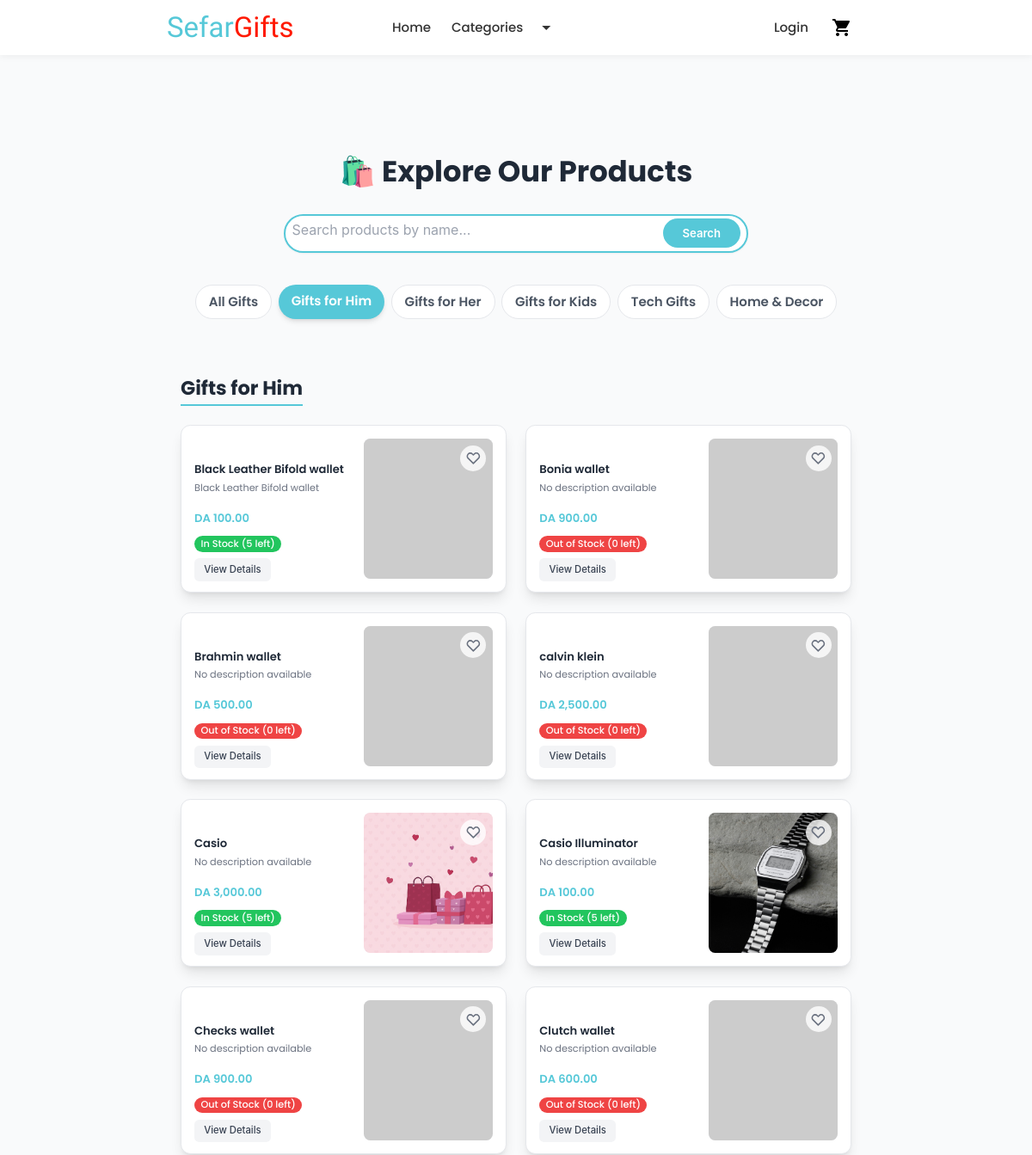
The page /products.php?gift=Gifts+for+Him (upper part) on the database as committed earlier.
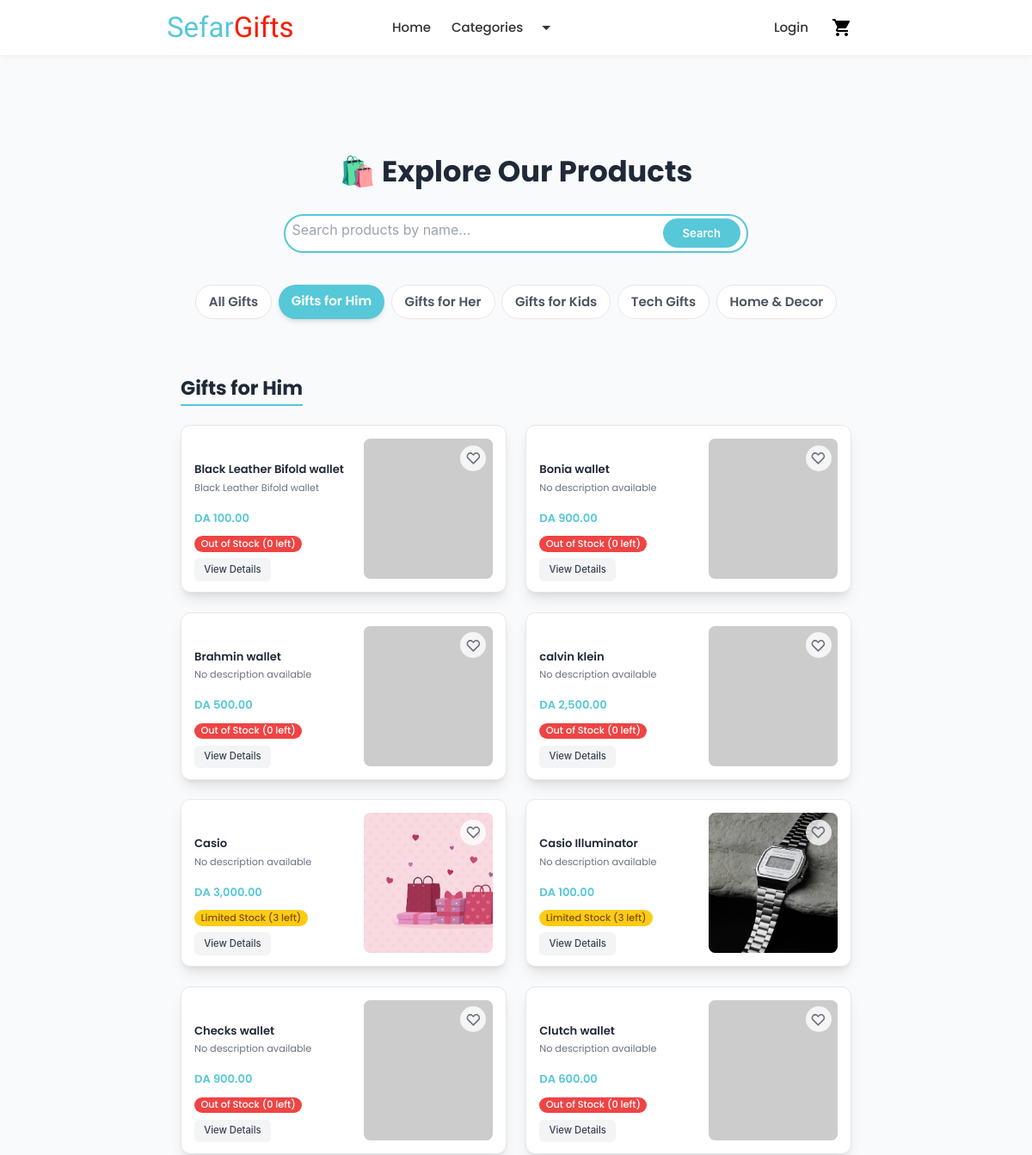
The same page on the database as committed later.
### tables this page shows
CREATE TABLE IF NOT EXISTS `products` (
  `id` int NOT NULL AUTO_INCREMENT,
  `name` varchar(100) NOT NULL,
  `image` varchar(255) DEFAULT NULL,
  `price` decimal(10,2) NOT NULL,
  `stock` int DEFAULT '0',
  `category` varchar(50) NOT NULL,
  `description` varchar(255) DEFAULT NULL,
  `gift_category` varchar(255) DEFAULT NULL,
  PRIMARY KEY (`id`)
);

### products.php (the view, shortened to what the rows shown need)
<?php
$current_user_id = $_SESSION['id'] ?? null;
$user_liked_products = [];
$search = $_GET['search'] ?? '';
$sort = $_GET['sort'] ?? '';
$allowed_sorts = [
  'name_asc' => 'ORDER BY p.name ASC',
  'name_desc' => 'ORDER BY p.name DESC',
  'price_asc' => 'ORDER BY p.price ASC',
  'price_desc' => 'ORDER BY p.price DESC',
  'created_at_desc' => 'ORDER BY p.created_at DESC',
  'popularity' => 'ORDER BY p.view_count DESC'
];
$order = $allowed_sorts[$sort] ?? 'ORDER BY p.name ASC';
$base_query_select = "SELECT p.* FROM products p ";
$conditions = [];
$params = [];
$types = '';
$gift_filter = $_GET['gift'] ?? '';
if ($gift_filter !== '') {
  $conditions[] = 'p.gift_category = ?';
  $params[] = $gift_filter;
  $types .= 's';
}
$where = $conditions ? 'WHERE ' . implode(' AND ', $conditions) : '';
?>
<!DOCTYPE html>
<html lang="en">
<head>
  <script src="https://cdn.tailwindcss.com"></script>
  <link rel="stylesheet" href="https://cdn.jsdelivr.net/npm/swiper@9/swiper-bundle.min.css" />
</head>
<body class="bg-gray-50 text-gray-800">
  <?php include("navbar.php"); ?>
  <div class="container mx-auto px-4 sm:px-6 lg:px-8 py-12 md:py-20">
    <h1 class="text-3xl md:text-4xl font-bold text-center text-gray-800 mb-8">🛍️ Explore Our Products</h1>
    <?php
    $display_categories = $gift_filter ? [$gift_filter] : $gift_categories;
    foreach ($display_categories as $current_display_gift_category):
    ?>
      <section class="mb-12">
        <h2 class="text-2xl font-bold text-gray-800 mb-6 border-b-2 border-[#56c8d8] inline-block pb-1">
          <?= htmlspecialchars($current_display_gift_category) ?>
        </h2>
        <?php if (!$gift_filter):  ?>
          <div class="swiper-container-wrapper relative">
            <div class="swiper mySwiper">
              <div class="swiper-wrapper pb-8">
                <?php
                $carousel_limit = 5;
                $carousel_query_params = [$current_display_gift_category];
                $carousel_query_types = 's';
                $carousel_conditions_sql = ['p.gift_category = ?'];
                if ($search !== '') {
                    $carousel_conditions_sql[] = 'p.name LIKE ?';
                    $carousel_query_params[] = '%' . $search . '%';
                    $carousel_query_types .= 's';
                }
                $carousel_where_sql = 'WHERE ' . implode(' AND ', $carousel_conditions_sql);
                $carousel_sql = $base_query_select . $carousel_where_sql . " " . ($sort ? $order : "ORDER BY p.price DESC") . " LIMIT ?";
                $carousel_query_params[] = $carousel_limit;
                $carousel_query_types .= 'i';
                $carousel_stmt = $conn->prepare($carousel_sql);
                if ($carousel_stmt) {
                    $carousel_stmt->bind_param($carousel_query_types, ...$carousel_query_params);
                    $carousel_stmt->execute();
                    $carousel_products_result = $carousel_stmt->get_result();
                    if ($carousel_products_result->num_rows > 0):
                      while ($prod = $carousel_products_result->fetch_assoc()):
                        $is_liked_by_user = $current_user_id ? in_array($prod['id'], $user_liked_products) : false;
                ?>
                        <div class="swiper-slide">
                          <div class="bg-white rounded-xl shadow-lg border border-gray-200 p-4 product-card flex flex-col sm:flex-row justify-between items-center hover:shadow-xl transition-shadow duration-300">
                            <div class="flex-1 pr-0 sm:pr-4 w-full sm:w-auto mb-3 sm:mb-0 text-center sm:text-left">
                              <h3 class="text-sm font-semibold text-gray-800 mb-1 line-clamp-2" title="<?= htmlspecialchars($prod['name'] ?? '') ?>"><?= htmlspecialchars($prod['name'] ?? '') ?></h3>
                              <p class="text-xs text-gray-500 mb-1 h-8 overflow-hidden">
                                <?= !empty($prod['description']) ? htmlspecialchars(substr($prod['description'], 0, 50)) . (strlen($prod['description']) > 50 ? '...' : '') : 'No description available' ?>
                              </p>
                              <p class="text-sm text-[#56c8d8] font-semibold mb-2">DA <?= number_format($prod['price'], 2) ?></p>
                              <?php
                              $stock = $prod['stock'];
                              $stock_label = '';
                              $stock_color = '';
                              if ($stock == 0) {
                                  $stock_label = 'Out of Stock (0 left)';
                                  $stock_color = 'bg-red-500 text-white';
                              } elseif ($stock >= 1 && $stock <= 3) {
                                  $stock_label = 'Limited Stock (' . $stock . ' left)';
                                  $stock_color = 'bg-yellow-400 text-yellow-800';
                              } else {
                                  $stock_label = 'In Stock (' . $stock . ' left)';
                                  $stock_color = 'bg-green-500 text-white';
                              }
                              ?>
                              <span class="inline-block text-xs font-medium <?= $stock_color ?> px-2 py-0.5 rounded-full mb-2"><?= $stock_label ?></span>
                              <div>
                                <button onclick='openProductModal(<?= json_encode($prod) ?>)' class="bg-gray-100 hover:bg-gray-200 text-gray-700 px-3 py-1.5 rounded-md text-xs font-medium transition-colors">
                                  View Details
                                </button>
                              </div>
                            </div>
                            <div class="w-full sm:w-40 h-32 sm:h-full flex-shrink-0 bg-gray-100 rounded-lg overflow-hidden product-card-image-container">
                              <img src="uploads/<?= htmlspecialchars($prod['image'] ?? 'placeholder.jpg') ?>"
                                   alt="<?= htmlspecialchars($prod['name'] ?? '') ?>" class="w-full h-full object-cover"
                                   onerror="this.onerror=null;this.src='https://placehold.co/300x300/cccccc/969696?text=No+Image';">
                               <button
                                    class="like-button"
                                    data-product-id="<?= $prod['id'] ?>"
                                    onclick="handleLikeClick(this, <?= $prod['id'] ?>)"
                                    aria-label="Like this product"
                                    title="<?= $is_liked_by_user ? 'Unlike' : 'Like' ?>">
                                    <svg class="<?= $is_liked_by_user ? 'liked-heart' : 'unliked-heart' ?>" fill="none" viewBox="0 0 24 24" stroke="currentColor">
                                        <path stroke-linecap="round" stroke-linejoin="round" d="M4.318 6.318a4.5 4.5 0 000 6.364L12 20.364l7.682-7.682a4.5 4.5 0 00-6.364-6.364L12 7.636l-1.318-1.318a4.5 4.5 0 00-6.364 0z" />
                                    </svg>
                                </button>
                            </div>
                          </div>
                        </div>
                <?php
                      endwhile;
                    else:
                ?>
                      <p class="text-sm text-gray-500 col-span-full text-center py-8">No products found in this category for the carousel.</p>
                <?php
                    endif;
                    if ($carousel_stmt) $carousel_stmt->close();
                } else {
                     echo "<p class='text-red-500'>Error preparing carousel statement: " . $conn->error . "</p>";
                }
                ?>
                <div class="swiper-slide flex items-center justify-center bg-transparent">
                  <a href="products.php?gift=<?= urlencode($current_display_gift_category) ?><?= $search ? '&search='.urlencode($search) : '' ?>"
                    class="flex flex-col items-center justify-center w-full h-full bg-white rounded-xl shadow-lg border border-gray-200 hover:bg-gray-50 transition p-4 product-card">
                    <span class="text-lg font-semibold text-[#56c8d8]">View All</span>
                    <span class="text-sm text-gray-600"><?= htmlspecialchars($current_display_gift_category) ?></span>
                     <svg xmlns="http://www.w3.org/2000/svg" fill="none" viewBox="0 0 24 24" stroke-width="1.5" stroke="currentColor" class="w-8 h-8 text-[#56c8d8] mt-2">
                        <path stroke-linecap="round" stroke-linejoin="round" d="M13.5 4.5 21 12m0 0-7.5 7.5M21 12H3" />
                    </svg>
                  </a>
                </div>
              </div>
              <div class="swiper-pagination"></div>
              <div class="swiper-button-next text-[#56c8d8] after:text-2xl"></div>
              <div class="swiper-button-prev text-[#56c8d8] after:text-2xl"></div>
            </div>
          </div>
        <?php else:  ?>
          <?php
            $grid_page_limit = 9;
            $current_page_grid = max(1, intval($_GET['page'] ?? 1));
            $grid_offset = ($current_page_grid - 1) * $grid_page_limit;
            $grid_sql = $base_query_select . $where . " " . $order . " LIMIT ? OFFSET ?";
            $grid_stmt = $conn->prepare($grid_sql);
            if ($grid_stmt) {
                $grid_final_types = $types . 'ii';
                $grid_final_params = array_merge($params, [$grid_page_limit, $grid_offset]);
                $grid_stmt->bind_param($grid_final_types, ...$grid_final_params);
                $grid_stmt->execute();
                $grid_products_result = $grid_stmt->get_result();
            } else {
                echo "<p class='text-red-500'>Error preparing grid statement: " . $conn->error . "</p>";
                $grid_products_result = null;
            }
          ?>
            <div class="grid grid-cols-1 sm:grid-cols-2 lg:grid-cols-2 xl:grid-cols-2 gap-6">
            <?php
            if ($grid_products_result && $grid_products_result->num_rows > 0):
              while ($prod = $grid_products_result->fetch_assoc()):
                $is_liked_by_user = $current_user_id ? in_array($prod['id'], $user_liked_products) : false;
            ?>
                <div class="bg-white rounded-xl shadow-lg border border-gray-200 p-4 product-card flex flex-col sm:flex-row justify-between items-center hover:shadow-xl transition-shadow duration-300">
                  <div class="flex-1 pr-0 sm:pr-4 w-full sm:w-auto mb-3 sm:mb-0 text-center sm:text-left">
                    <h3 class="text-sm font-semibold text-gray-800 mb-1 line-clamp-2" title="<?= htmlspecialchars($prod['name'] ?? '') ?>"><?= htmlspecialchars($prod['name'] ?? '') ?></h3>
                    <p class="text-xs text-gray-500 mb-1 h-8 overflow-hidden">
                         <?= !empty($prod['description']) ? htmlspecialchars(substr($prod['description'], 0, 50)) . (strlen($prod['description']) > 50 ? '...' : '') : 'No description available' ?>
                    </p>
                    <p class="text-sm text-[#56c8d8] font-semibold mb-2">DA <?= number_format($prod['price'], 2) ?></p>
                    <?php
                    $stock = $prod['stock'];
                    $stock_label = '';
                    $stock_color = '';
                    if ($stock == 0) {
                        $stock_label = 'Out of Stock (0 left)';
                        $stock_color = 'bg-red-500 text-white';
                    } elseif ($stock >= 1 && $stock <= 3) {
                        $stock_label = 'Limited Stock (' . $stock . ' left)';
                        $stock_color = 'bg-yellow-400 text-yellow-800';
                    } else {
                        $stock_label = 'In Stock (' . $stock . ' left)';
                        $stock_color = 'bg-green-500 text-white';
                    }
                    ?>
                    <span class="inline-block text-xs font-medium <?= $stock_color ?> px-2 py-0.5 rounded-full mb-2"><?= $stock_label ?></span>
                     <div>
                        <button onclick='openProductModal(<?= json_encode($prod) ?>)' class="bg-gray-100 hover:bg-gray-200 text-gray-700 px-3 py-1.5 rounded-md text-xs font-medium transition-colors">
                          View Details
                        </button>
                    </div>
                  </div>
                  <div class="w-full sm:w-40 h-32 sm:h-full flex-shrink-0 bg-gray-100 rounded-lg overflow-hidden product-card-image-container">
                    <img src="uploads/<?= htmlspecialchars($prod['image'] ?? 'placeholder.jpg') ?>"
                         alt="<?= htmlspecialchars($prod['name'] ?? '') ?>" class="w-full h-full object-cover"
                         onerror="this.onerror=null;this.src='https://placehold.co/300x300/cccccc/969696?text=No+Image';">
                    <button
                        class="like-button"
                        data-product-id="<?= $prod['id'] ?>"
                        onclick="handleLikeClick(this, <?= $prod['id'] ?>)"
                        aria-label="Like this product"
                        title="<?= $is_liked_by_user ? 'Unlike' : 'Like' ?>">
                        <svg class="<?= $is_liked_by_user ? 'liked-heart' : 'unliked-heart' ?>" fill="none" viewBox="0 0 24 24" stroke="currentColor">
                            <path stroke-linecap="round" stroke-linejoin="round" d="M4.318 6.318a4.5 4.5 0 000 6.364L12 20.364l7.682-7.682a4.5 4.5 0 00-6.364-6.364L12 7.636l-1.318-1.318a4.5 4.5 0 00-6.364 0z" />
                        </svg>
                    </button>
                  </div>
                </div>
            <?php
              endwhile;
            else:
            ?>
              <p class="text-sm text-gray-500 col-span-full text-center py-10">No products found matching your criteria in this category.</p>
            <?php
            endif;
            ?>
          </div>
        <?php endif;  ?>
      </section>
    <?php endforeach;  ?>
  </div>
</body>
</html>

Rows that differ between the two databases and show on the page:
changed products "Black Leather Bifold wallet": stock "In Stock (5 left)" → "Out of Stock (0 left)"
changed products "Casio": stock "In Stock (5 left)" → "Limited Stock (3 left)"
changed products "Casio Illuminator": stock "In Stock (5 left)" → "Limited Stock (3 left)"
